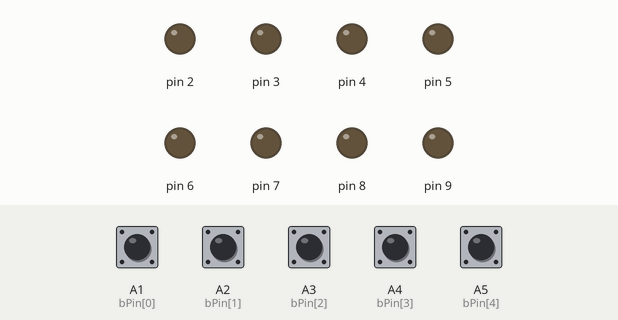
Simulated run of this sketch. Board: Arduino Uno, built with avr-gcc and run on an emulated ATmega328P. Parts: output pins drawn as LEDs (lit = HIGH). Dashed ring = blinking. Inputs (shaded band) come from the test bench; at power-on: A1 (bPin[0]), A2 (bPin[1]), A3 (bPin[2]), A4 (bPin[3]), A5 (bPin[4]) HIGH.

Above: at 1.2 s.
1.3 s: A1 (bPin[0]) pulled LOW for 0.15 s
At 1.35 s:
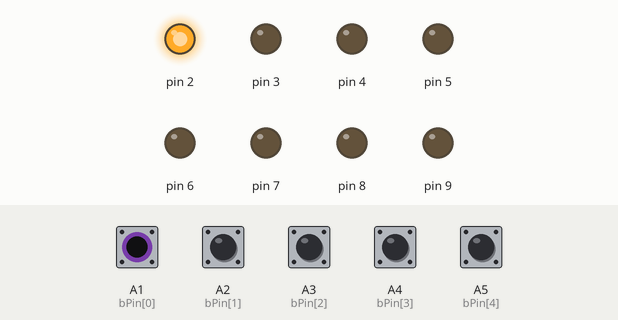
4.3 s: A4 (bPin[3]) pulled LOW for 0.15 s
At 4.35 s:
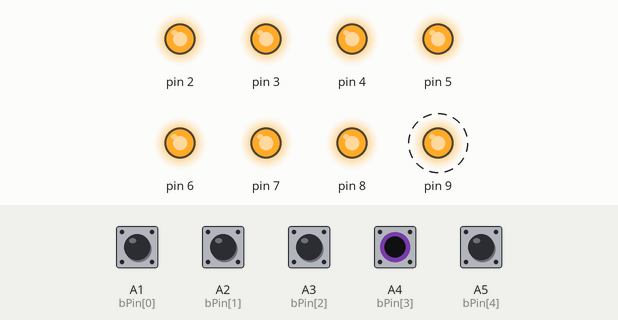
7.3 s: A3 (bPin[2]) pulled LOW for 0.15 s
At 7.35 s:
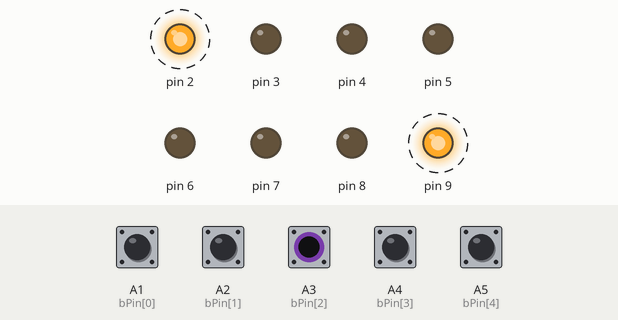
10.3 s: A5 (bPin[4]) pulled LOW for 0.15 s
At 10.46 s:
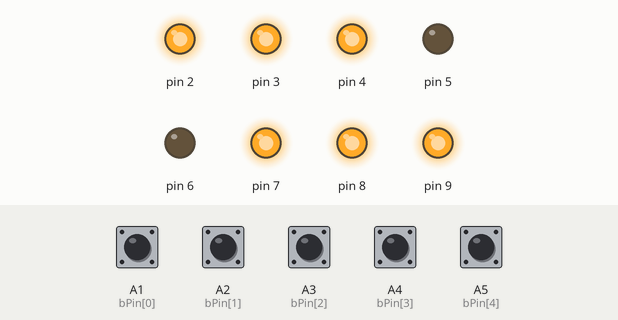
13.3 s: A2 (bPin[1]) pulled LOW for 0.15 s
At 13.46 s:
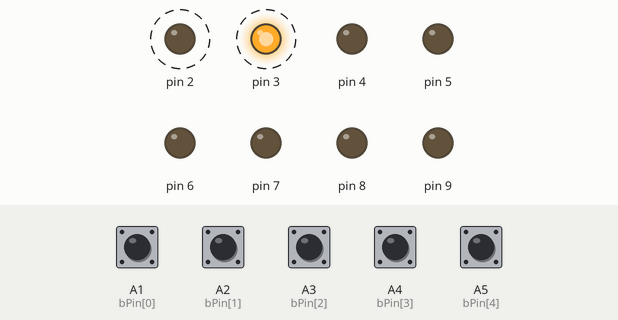
16.3 s: A2 (bPin[1]) pulled LOW for 1 s
At 16.57 s:
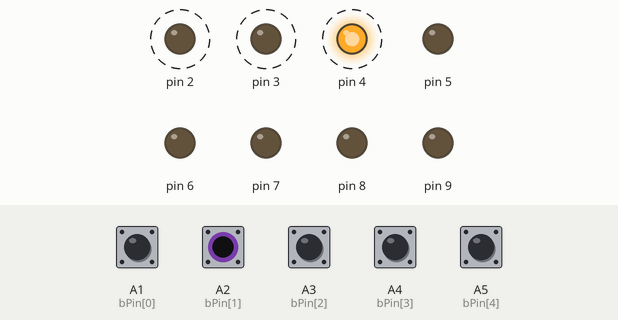
Timing chart, 0 to 19.6 s (numbered marks = the images above; inputs shaded):
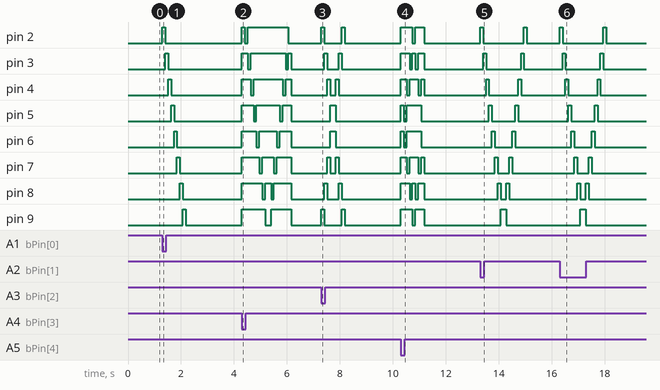

The sketch:

Arduino_Prak2.ino
```cpp
// Code made with Luv 💙 by Kittyawn aka. Muhammad Alvian Akbar and Teams (Kaka, Ali, Diki, Yanuar)

const int bPin[] = {A1, A2, A3, A4, A5}; // Alamat untuk tiap tombol (disini saya menggunakan singkatan B<no>)
const int buttons = 5;
bool bState[] = {HIGH, HIGH, HIGH, HIGH, HIGH}; // Variable status last-Button

void setup() {
  // Pin LED D2-D7 (PORTD) sbg Output
  DDRD |= 0b11111100; // D2-D7 output (bits 2-7)

  // Pin LED D8-D9 (PORTB) sbg Output
  DDRB |= 0b00000011; // D8-D9 output (bits 0-1)

  // Setup untuk mematikan LED tiap program sedang "Break"
  PORTD &= ~0b11111100; // Turn off D2-D7
  PORTB &= ~0b00000011; // Turn off D8-D9

  // Setup internal Pull Up untuk tombol
  for (int i = 0; i < buttons; i++) {
    pinMode(bPin[i], INPUT_PULLUP);
  }
}

void loop() {
  for (int i = 0; i < buttons; i++) {
    int bPressed = digitalRead(bPin[i]);

    // Jika tombol baru saja di tekan
    if (bPressed == LOW && bState[i] == HIGH) {
      switch (i) {
        case 0:
          bt1();
          break;
        case 1:
          bt2();
          break;
        case 2:
          bt3();
          break;
        case 3:
          bt4();
          break;
        case 4:
          bt5();
          break;
      }
      delay(300); // Debounces
    }

    // Simpan status tombol
    bState[i] = bPressed;
  }
}

void bt1() {
  // Running Animations untuk Tombol1
  for (int i = 0; i < 8; i++) {
    setLed(i, true);
    delay(110);
    setLed(i, false);
  }
}

void bt2() {
  // Running Animations untuk Tombol2
  for (int i = 0; i < 8; i++) {
    setLed(i, true);
    delay(110);
    setLed(i, false);
  }

  // Running Animations kebalikannya
  for (int i = 7; i >= 0; i--) {
    setLed(i, true);
    delay(110);
    setLed(i, false);
  }
}

void bt3() {
  // Running Animations untuk Tombol3
  for (int i = 0; i < 4; i++) {
    setLed(i, true);
    setLed(7 - i, true);
    delay(110);
    setLed(i, false);
    setLed(7 - i, false);
  }

  for (int i = 3; i >= 0; i--) {
    setLed(i, true);
    setLed(7 - i, true);
    delay(110);
    setLed(i, false);
    setLed(7 - i, false);
  }
}

void bt4() {
  // Running Animations untuk Tombol4
  for (int i = 0; i < 8; i++) {
    setLed(i, true);
  }
  delay(110);

  for (int i = 0; i < 8; i++) {
    setLed(i, false);
    delay(110);
    setLed(i, true);
  }

  for (int i = 7; i >= 0; i--) {
    setLed(i, false);
    delay(110);
    setLed(i, true);
  }

  // Mematikan semua lampu setelah animasi selesai
  PORTD &= ~0b11111100; // Turn off D2-D7
  PORTB &= ~0b00000011; // Turn off D8-D9
}

void bt5() {
  // Running Animation untuk Tombol5
  byte pattern[] = {0b11111111, 0b11100111, 0b11011011, 0b10111101, 0b01111110, 0b10111101, 0b11011011, 0b11100111, 0b00000000};
  for (int step = 0; step < 9; step++) {
    setPattern(pattern[step]);
    delay(110);
  }
}

// Func untuk kontrol penstabil
void setLed(int index, bool state) {
  if (index < 6) { // LED D2 to D7 (PORTD)
    if (state) {
      PORTD |= (1 << (index + 2));
    } else {
      PORTD &= ~(1 << (index + 2));
    }
  } else { // LED D8 and D9 (PORTB)
    if (state) {
      PORTB |= (1 << (index - 6));
    } else {
      PORTB &= ~(1 << (index - 6));
    }
  }
}

// Func pattern untuk LED
void setPattern(byte pattern) {
  // D2-D7 pattern untuk 2 - 7 bit
  PORTD = (PORTD & ~0b11111100) | ((pattern & 0b111111) << 2);
  // D8-D9 pattern untuk 0 - 1 bit
  PORTB = (PORTB & ~0b00000011) | (pattern >> 6);
}
```

Measured:
- after the input at 1.3 s, pin 2: LOW → HIGH at once, → LOW 0.11 s later; pin 3: LOW → HIGH after 0.11 s, → LOW 0.11 s later; pin 4: LOW → HIGH after 0.22 s, → LOW 0.11 s later; pin 5: LOW → HIGH after 0.33 s, → LOW 0.11 s later; pin 6: LOW → HIGH after 0.44 s, → LOW 0.11 s later
- after the input at 4.3 s, pin 2: LOW → HIGH at once, → LOW 0.11 s later, → HIGH 0.11 s later, → LOW 1.5 s later; pin 3: goes HIGH 0.22 s, LOW 0.11 s, HIGH 1.3 s, LOW 0.11 s, HIGH 0.11 s, then LOW, starting at once
- after the input at 7.3 s, pin 2: alternates HIGH for 0.11 s and LOW for 0.66 s, 4 changes in all, then stays LOW, starting at once; pin 3: alternates HIGH for 0.11 s and LOW for 0.44 s, 4 changes in all, then stays LOW, starting after 0.11 s
- after the input at 10.3 s, pin 2: LOW → HIGH at once, → LOW 0.44 s later, → HIGH 0.11 s later, → LOW 0.33 s later; pin 3: goes HIGH 0.33 s, LOW 0.11 s, HIGH 0.11 s, LOW 0.11 s, HIGH 0.22 s, then LOW, starting at once
- after the input at 13.3 s, pin 2: alternates HIGH for 0.11 s and LOW for 1.5 s, starting at once; pin 3: alternates HIGH for 0.11 s and LOW for 1.3 s, starting after 0.11 s
- after the input at 16.3 s, pin 2: alternates HIGH for 0.11 s and LOW for 1.5 s, starting at once; pin 3: alternates HIGH for 0.11 s and LOW for 1.3 s, 4 changes in all, then stays LOW, starting after 0.11 s
